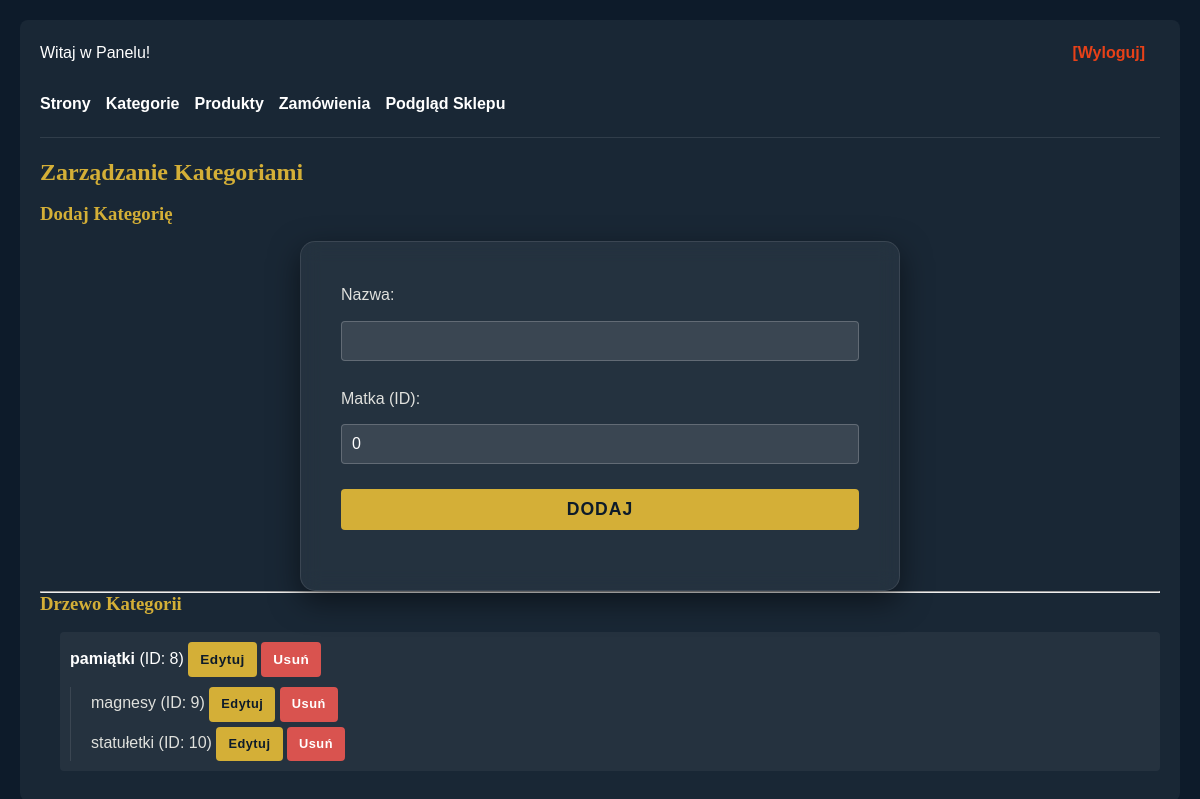
Screenshot of /admin/admin.php?type=categories (signed in) with the database file from the repository.
### tables this page shows
CREATE TABLE `categories` (
  `id` int(11) NOT NULL,
  `matka` int(11) DEFAULT 0,
  `nazwa` varchar(255) NOT NULL
);

### admin/categories.php (the view, shortened to what this page needs)
<?php
class Kategorie
{
    private $link;
    public function __construct($db_link)
    {
        $this->link = $db_link;
    }
    public function DodajKategorie()
    {
        echo '<h3 class="heading">Dodaj Kategorię</h3>';
        echo '<div class="contact-container" style="max-width: 600px; margin: 0 auto;">';
        echo '<form method="post" action="">';
        echo '<div class="form-group"><label>Nazwa:</label><input type="text" name="nazwa" class="form-input" required></div>';
        echo '<div class="form-group"><label>Matka (ID):</label><input type="number" name="matka" value="0" class="form-input"></div>';
        echo '<div class="form-group"><input type="submit" name="dodaj_kategorie" value="Dodaj" class="form-button"></div>';
        echo '</form>';
        echo '</div>';
    }
    public function PokazKategorie()
    {
        echo '<h3>Drzewo Kategorii</h3>';
        $query = "SELECT * FROM categories WHERE matka = 0";
        $result = mysqli_query($this->link, $query);
        if (mysqli_num_rows($result) > 0) {
            echo '<ul style="list-style: none; padding-left: 20px;">';
            while ($row = mysqli_fetch_assoc($result)) {
                echo '<li style="margin-bottom: 10px; padding: 10px; background: rgba(255,255,255,0.05); border-radius: 4px;">';
                echo '<strong>' . htmlspecialchars($row['nazwa']) . '</strong> (ID: ' . $row['id'] . ') ';
                echo '<a href="admin.php?type=categories&action=edit&edit_id=' . $row['id'] . '" class="btn btn-primary btn-sm">Edytuj</a> ';
                echo '<a href="admin.php?type=categories&action=delete&delete_id=' . $row['id'] . '" class="btn btn-danger btn-sm" onclick="return confirm(\'Czy na pewno usunąć?\')">Usuń</a>';
                $this->PokazPodkategorie($row['id']);
                echo '</li>';
            }
            echo '</ul>';
        } else {
            echo "Brak kategorii.";
        }
    }
    private function PokazPodkategorie($parentId)
    {
        $query = "SELECT * FROM categories WHERE matka = '$parentId'";
        $result = mysqli_query($this->link, $query);
        if (mysqli_num_rows($result) > 0) {
            echo '<ul style="list-style: none; padding-left: 20px; border-left: 1px solid rgba(255,255,255,0.1); margin-top: 10px;">';
            while ($row = mysqli_fetch_assoc($result)) {
                echo '<li style="margin-top: 5px; color: var(--text-gray);">';
                echo htmlspecialchars($row['nazwa']) . ' (ID: ' . $row['id'] . ') ';
                echo '<a href="admin.php?type=categories&action=edit&edit_id=' . $row['id'] . '" class="btn btn-primary btn-sm" style="font-size: 0.8em;">Edytuj</a> ';
                echo '<a href="admin.php?type=categories&action=delete&delete_id=' . $row['id'] . '" class="btn btn-danger btn-sm" style="font-size: 0.8em;" onclick="return confirm(\'Czy na pewno usunąć?\')">Usuń</a>';
                echo '</li>';
            }
            echo '</ul>';
        }
    }
    public function ZarzadzajKategoriami()
    {
        echo '<h2 class="heading">Zarządzanie Kategoriami</h2>';
        $this->DodajKategorie();
        echo '<hr>';
        $this->PokazKategorie();
    }
}
?>

### css/style.css (style rules this page uses)
:root { --primary-color: #0d1b2a; --secondary-color: #1b263b; --accent-color: #d4af37; --text-light: #ffffff; --text-gray: #e0e1dd; --background: #0d1b2a; --font-main: sans-serif; --font-heading: serif; --transition: all 0.3s ease; --container-width: 1200px; }
* { margin: 0; padding: 0; box-sizing: border-box; }
body { font-family: var(--font-main); color: var(--text-light); line-height: 1.6; overflow-x: hidden; }
a { text-decoration: none; color: inherit; transition: var(--transition); }
ul, ol { list-style: none; }
h1, h2, h3, h4, h5, h6 { font-family: var(--font-heading); color: var(--accent-color); margin-bottom: 1rem; line-height: 1.2; }
.btn { display: inline-block; padding: 12px 30px; border-radius: 50px; font-weight: 600; text-transform: uppercase; letter-spacing: 1px; cursor: pointer; border: 2px solid transparent; }
.btn-primary { background-color: var(--accent-color); color: var(--primary-color); }
.btn-danger { background-color: #d9534f; color: #fff; border-color: #d9534f; }
.btn-sm { padding: 5px 10px; font-size: 0.85rem; border-radius: 4px; letter-spacing: 0.5px; text-transform: none; }
.contact-container { max-width: 600px; margin: 50px auto; padding: 40px; background: rgba(255, 255, 255, 0.05); border-radius: 15px; box-shadow: 0 10px 30px rgba(0, 0, 0, 0.5); border: 1px solid rgba(255, 255, 255, 0.1); backdrop-filter: blur(10px); }
.form-group { margin-bottom: 20px; }
.form-group label { display: block; margin-bottom: 8px; color: var(--text-gray); font-weight: 500; }
.form-input { width: 100%; padding: 12px 15px; background: rgba(255, 255, 255, 0.1); border: 1px solid rgba(255, 255, 255, 0.2); border-radius: 8px; color: #fff; font-size: 1rem; font-family: var(--font-main); transition: var(--transition); }
.form-button { width: 100%; padding: 15px; background-color: var(--accent-color); color: var(--primary-color); border: none; border-radius: 50px; font-size: 1.1rem; font-weight: 700; text-transform: uppercase; cursor: pointer; transition: var(--transition); letter-spacing: 1px; }
.admin-panel input[type="text"], .admin-panel input[type="password"], .admin-panel input[type="number"], .admin-panel textarea, .admin-panel select { width: 100%; padding: 10px; margin: 5px 0; background: rgba(255, 255, 255, 0.1); border: 1px solid rgba(255, 255, 255, 0.2); color: white; border-radius: 4px; }
.admin-panel input[type="submit"] { background: var(--accent-color); color: var(--primary-color); padding: 10px 20px; border: none; border-radius: 4px; font-weight: bold; cursor: pointer; transition: 0.3s; }

### admin/admin.php (style rules this page uses)
body { background-color: var(--primary-color); padding: 20px; }

### rows the page displays
categories: nazwa "pamiątki", id "8"
categories: nazwa "magnesy", id "9"
categories: nazwa "statułetki", id "10"
